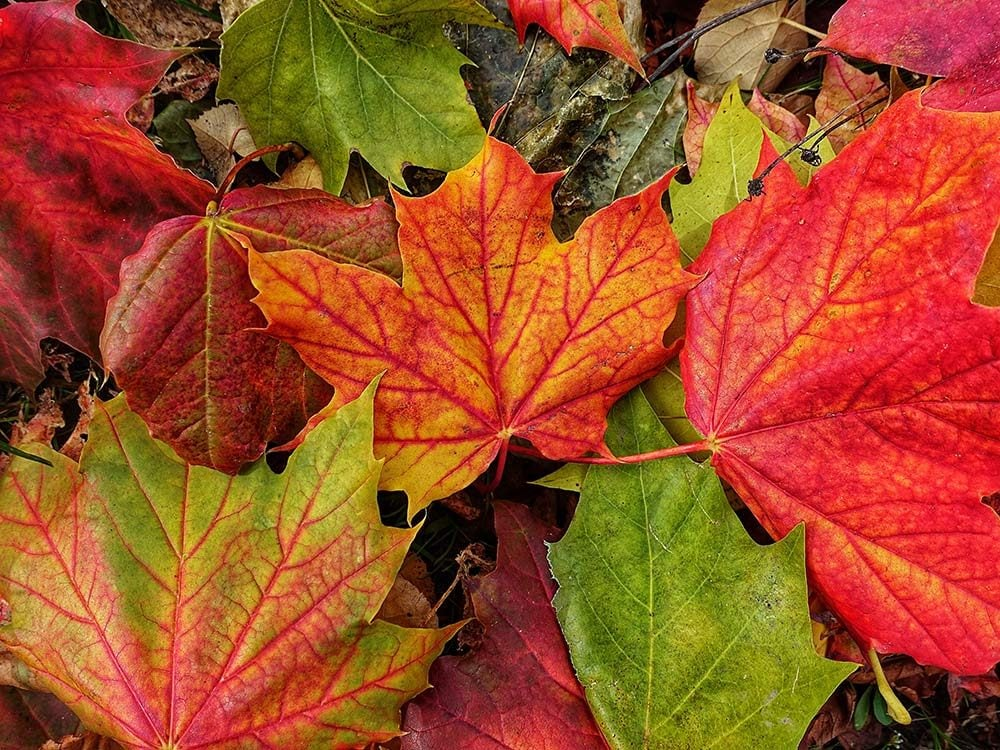
#> input picture dataset/fall.jpg, 1000 x 750 px, given in place of spring.jpg, which was not available; the run also reads 1 picture not shown here
$ python jawaban_kuis1_no1.py
#> lines starting #> are read from the running program, lines starting #| are printed output that depends on the picture; pictures that were not available may be replaced by others from this repository, and a replacement may not be noted
from skimage.io import imread, imsave
from skimage.transform import resize
from matplotlib import pylab
import numpy as np

image1 = imread('spring.jpg')
#> image1 is the input picture: shape (750, 1000, 3); mean R, G, B 159.6, 77.9, 38.8
image2 = imread('summer.jpg')
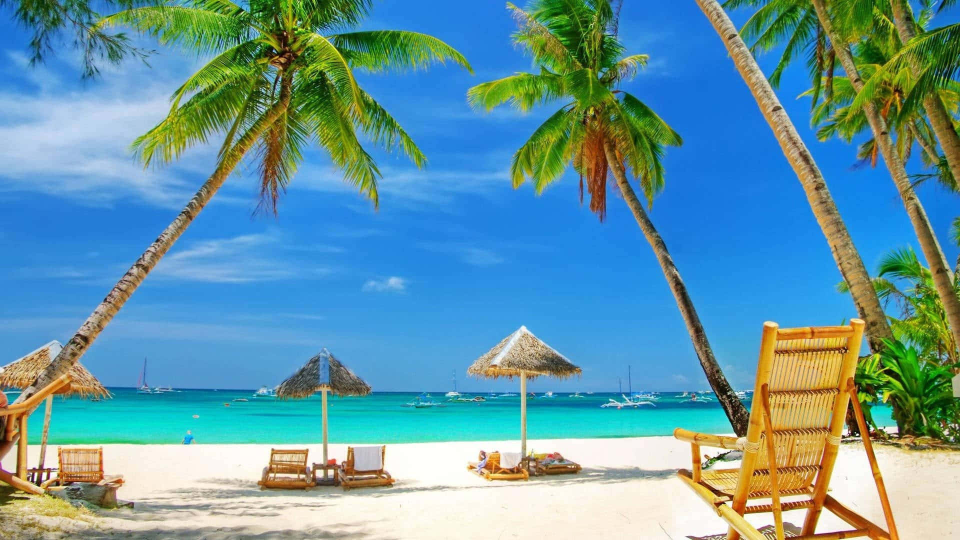
#> input picture jawaban/kuis1/summer.jpg, 1920 x 1080 px (shown at 1/2 size)
#> image2 is the input picture: shape (1080, 1920, 3); mean R, G, B 100.7, 152.4, 164.5
image3 = imread('fall.jpg')
image4 = imread('winter.jpg')
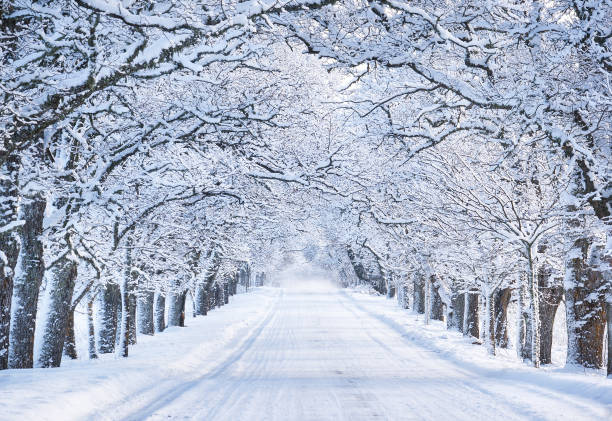
#> input picture jawaban/kuis1/winter.jpg, 612 x 421 px
#> image4 is the input picture: shape (421, 612, 3); mean R, G, B 170.9, 180.2, 198.8

image1_new = resize(image1, (600, 900) )
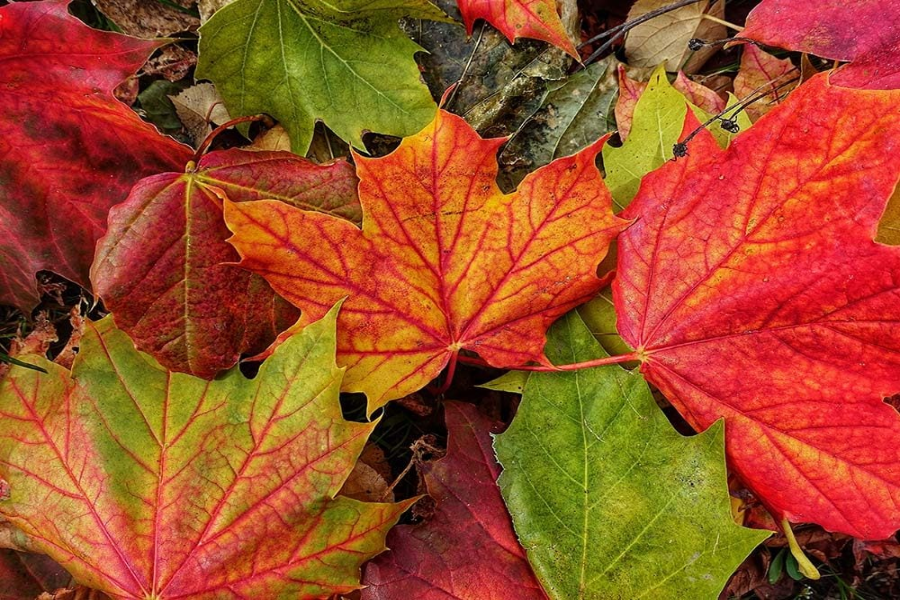
#> image1_new: shape (600, 900, 3) float64; mean R, G, B 0.626, 0.306, 0.152
image2_new = resize(image2, (600, 900) )
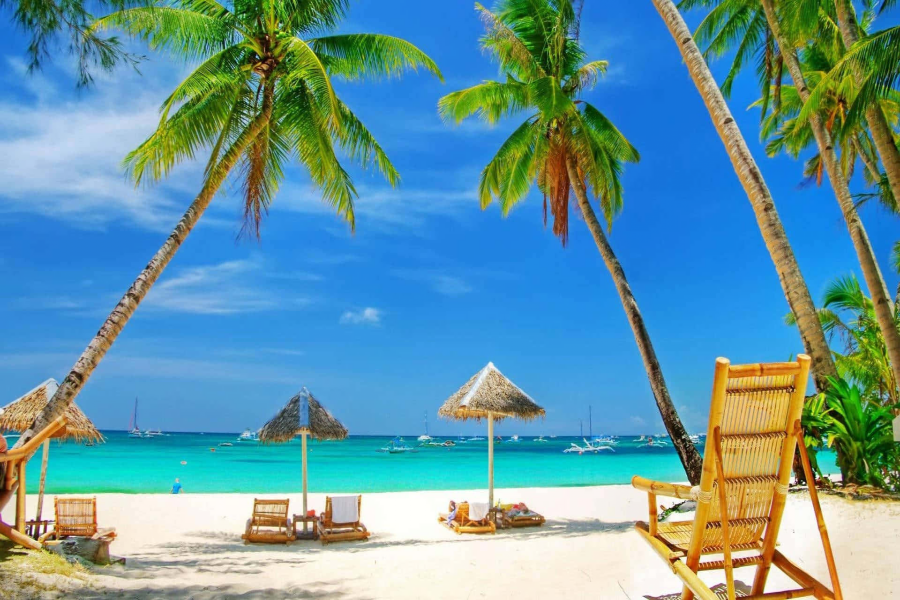
#> image2_new: shape (600, 900, 3) float64; mean R, G, B 0.395, 0.598, 0.645
image3_new = resize(image3, (600, 900) )
image4_new = resize(image4, (600, 900) )
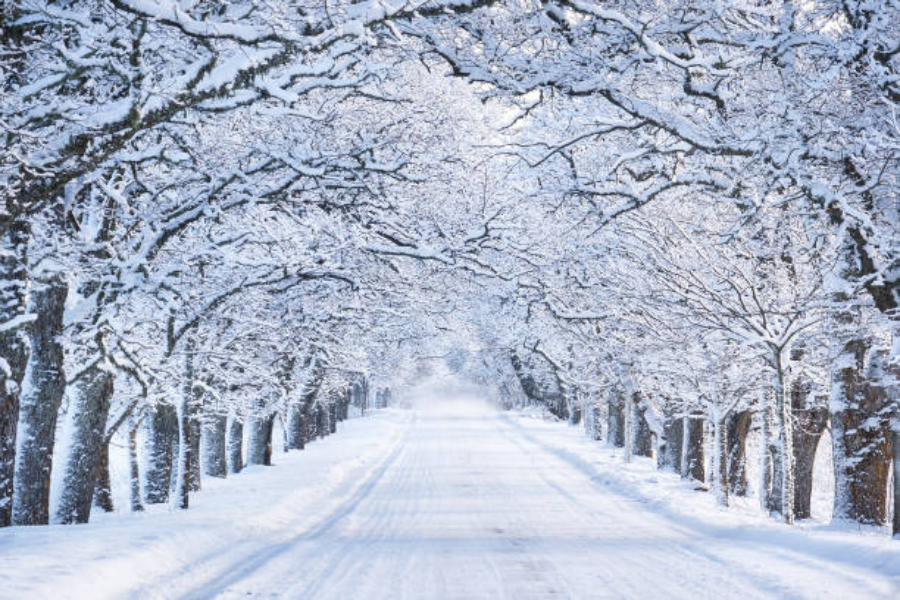
#> image4_new: shape (600, 900, 3) float64; mean R, G, B 0.67, 0.707, 0.78

half_height = int(image1_new.shape[0]/2)
#> half_height = 300
print(half_height)
#| 300
half_width = int(image1_new.shape[1]/2)
#> half_width = 450
print(half_width)
#| 450

image5 = image1_new
image5[0:half_height, half_width+1:image5.shape[1]] = image2_new[0:half_height,half_width+1:image2.shape[1]]
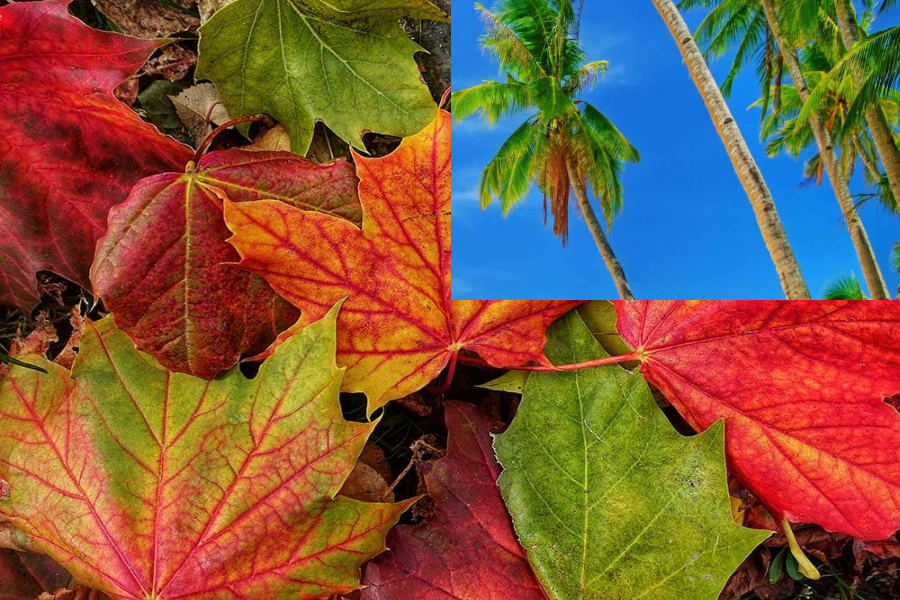
#> image5: shape (600, 900, 3) float64; mean R, G, B 0.503, 0.349, 0.245
image5[half_height+1:image5.shape[0], 0:half_width] = image3_new[half_height+1:image5.shape[0], 0:half_width]
image5[half_height+1:image5.shape[0], half_width+1:image5.shape[1]] = image4_new[half_height+1:image5.shape[0], half_width+1:image5.shape[1]]
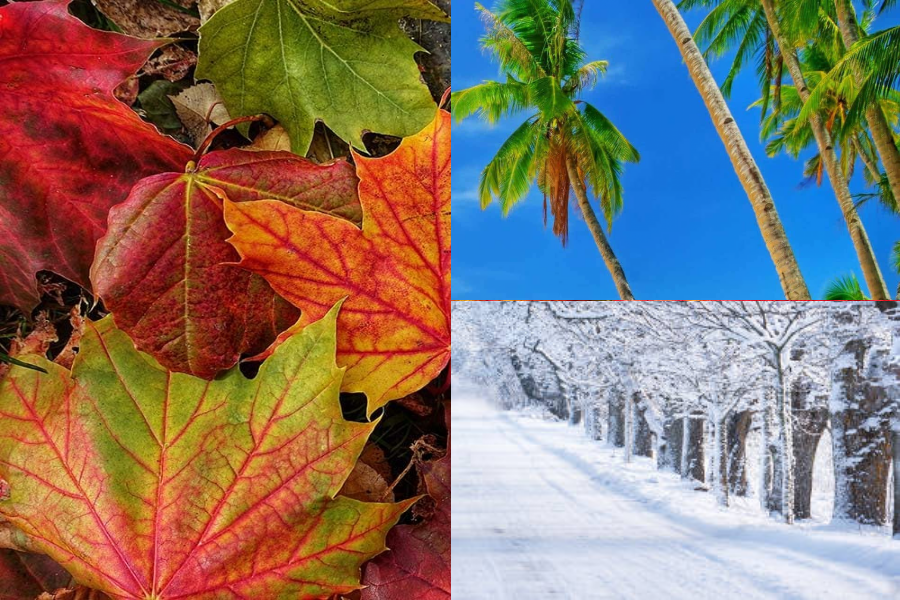
#> image5: shape (600, 900, 3) float64; mean R, G, B 0.531, 0.46, 0.412

image5 = np.uint8(image5 * 255)
imsave('gabungan_4_musim.jpg', image5)


pylab.figure()
pylab.subplot(331)
pylab.imshow(image1)
pylab.title('Musim semi')
pylab.subplot(333)
pylab.imshow(image2)
pylab.title('Musim panas')
pylab.subplot(335)
pylab.imshow(image5)
pylab.title('Gabungan empat musim')
pylab.subplot(337)
pylab.imshow(image3)
pylab.title('Musim gugur')
pylab.subplot(339)
pylab.imshow(image4)
pylab.title('Musim dingin')
pylab.show()
